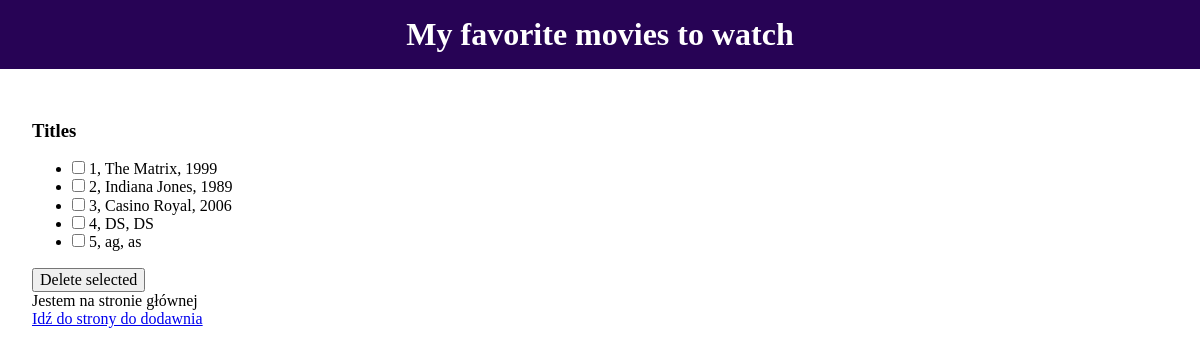
Before: / with the older database file.
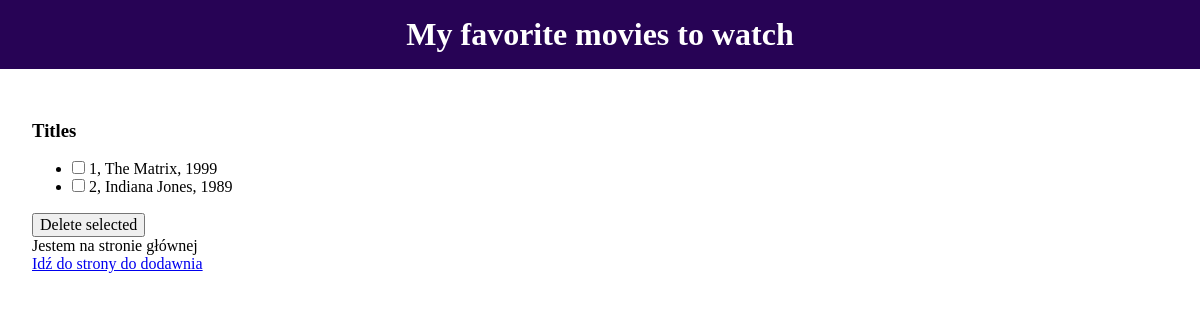
After: the same page with the newer database file.
### tables this page shows
CREATE TABLE "movies" (ID INTEGER PRIMARY KEY, title TEXT, year INTEGER, actors TEXT);

### app.py (the view)
@app.route('/', methods=['GET', 'POST'])
def home():
    db = sqlite3.connect('movies.db')
    cursor = db.cursor()
    if request.method == 'POST':
        movies_to_remove_ids = request.form.getlist('movieToRemove')
        for id in movies_to_remove_ids:
            cursor.execute('DELETE FROM movies WHERE rowid = ?', (id,))
        db.commit()
    cursor.execute('SELECT rowid, * FROM movies')
    return render_template('home.html', movies=cursor)

### templates/home.html (shortened to what this page needs)
<!DOCTYPE html>
<head>
    <link rel="stylesheet" href="https://cdnjs.cloudflare.com/ajax/libs/normalize/8.0.1/normalize.css">
    <link rel="stylesheet" href="https://cdnjs.cloudflare.com/ajax/libs/milligram/1.4.1/milligram.css">
    <link rel="stylesheet" href="https://cdnjs.cloudflare.com/ajax/libs/font-awesome/6.7.1/css/all.min.css" />
    <link rel="stylesheet" href="style.css">
</head>
<body>
    <header>
        <div class="container">
            <h1>My favorite movies to watch</h1>
        </div>
    </header>
    <main>
        <div class="container">
                <h3>Titles</h3>
                <form method="POST" action="/">
                <ul>
                {% for movie in movies %}
                    <li>
                        <input type="checkbox" name="movieToRemove" value="{{ movie[0] }}">                        {{ movie[1] }}, {{ movie[2] }}, {{ movie[3] }}</li>
                {% endfor %}
                </ul>
                    <button type="submit" class="button-outline">Delete selected</button>
                </form>
            Jestem na stronie głównej<br><a href='/addMovie'>Idź do strony do dodawnia</a>
        </div>
    </main>
</body>
</html>

### static/style.css (style rules this page uses)
body { display: flex; flex-direction: column; min-height: 100vh; }
header { background-color: #270355; color: white; padding: 1rem 0; }
header h1 { margin: 0; text-align: center; }
main { flex: 1; padding: 2rem; }

Changed rows visible on the page:
removed movies: ID "3", title "Casino Royal", year "2006"
removed movies: ID "4", title "DS", year "DS"
removed movies: ID "5", title "ag", year "as"
